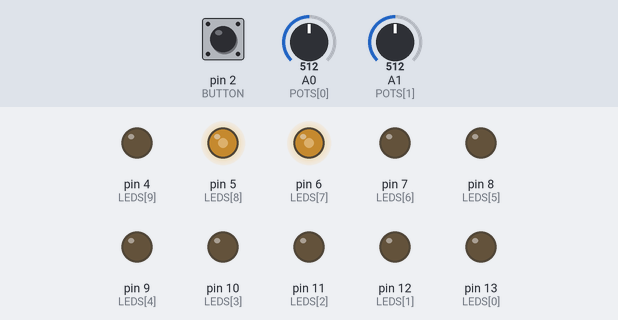
Bench run of a sketch on a simulated Arduino Uno, built with avr-gcc and run on an emulated ATmega328P. Parts: output pins drawn as LEDs (lit = HIGH). Dashed ring = blinking. The inputs (shaded band) are chosen by the test bench; at power-on: pin 2 (BUTTON) LOW, A0 (POTS[0]) = 512, A1 (POTS[1]) = 512.

Above: at 1.2 s.
1.3 s: pin 2 (BUTTON) pulled HIGH for 3.2 s
At 2.1 s:
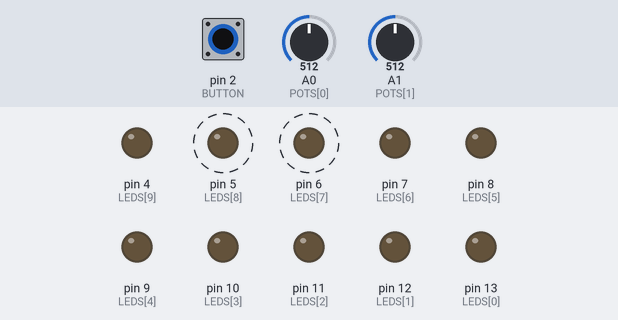
6.3 s: A0 (POTS[0]) set to 716
At 7.0 s:
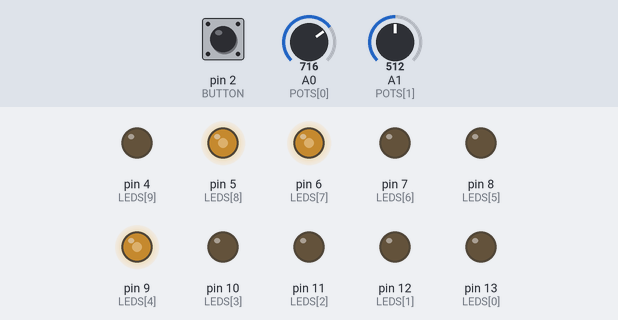
7.8 s: A1 (POTS[1]) set to 716
At 8.4 s:
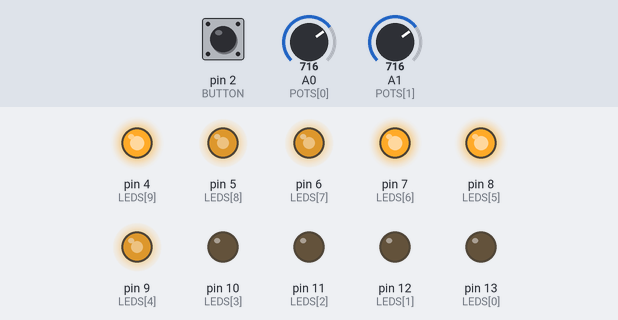
9.3 s: A0 (POTS[0]) set to 603
At 9.8 s:
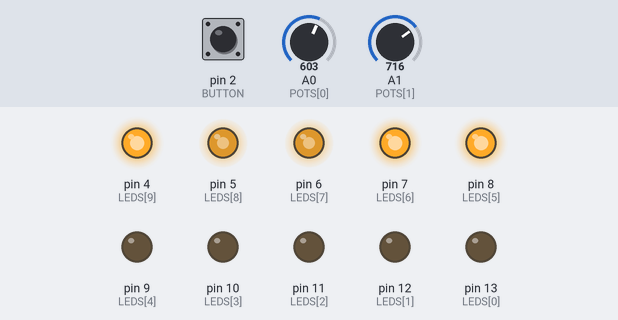
10.8 s: A1 (POTS[1]) set to 900
At 11.1 s:
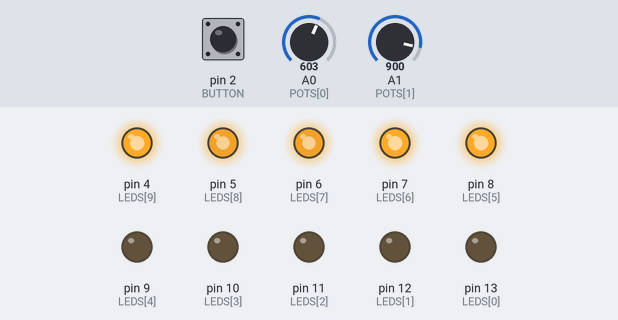
12.3 s: A0 (POTS[0]) set to 511
At 13.7 s:
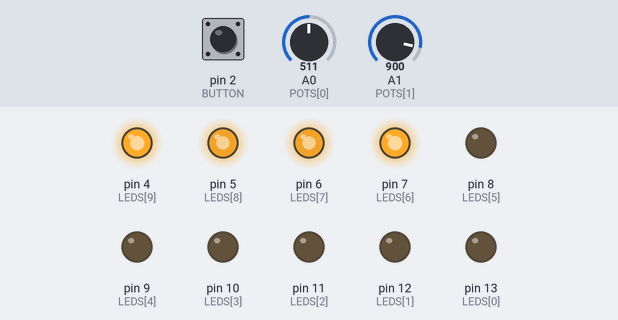
Timing chart, 0 to 14.8 s (numbered marks = the images above; inputs shaded):
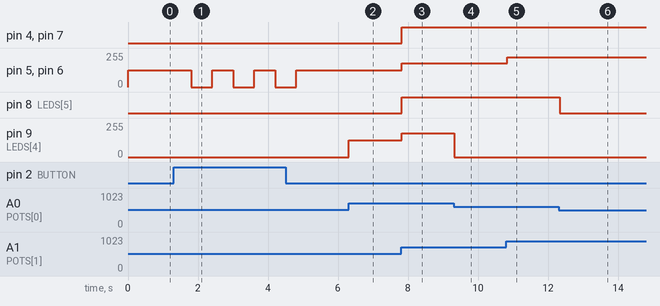

The sketch:

cascade_led_with_pot_button_and_pwm.ino
```cpp
const short LEDS[] = {13, 12, 11, 10, 9, 8, 7, 6, 5, 4};
const short POTS[] = {A0, A1};
const short PIEZO_BUZZER = 3;
const short BUTTON = 2;

void setup() {
  // engage serial communication
  Serial.begin(9600);

  // set LED pins
  for (int i = 0; i < 10; i++) {
    pinMode(LEDS[i], OUTPUT);
  }

  // set POT pins
  for (int i = 0; i < 2; i++) {
    pinMode(POTS[i], INPUT);
  }

  // set button pin
  pinMode(BUTTON, INPUT);

  // no pin to set for piezo buzzer
}

void loop() {
  static bool buttonToggle = true;

  const int potRead1 = analogRead(POTS[0]);
  const int potRead2 = analogRead(POTS[1]);
  const int buttonRead = digitalRead(BUTTON);
  const int ledBrightness = map(potRead2, 0, 1023, 0, 255);

  if (buttonRead == HIGH) {
    buttonToggle = !buttonToggle;
    delay(500);
  }

  if (buttonToggle) {
    if (potRead1 > 102.3) {
      analogWrite(LEDS[9], ledBrightness);
    } else {
      analogWrite(LEDS[9], 0);
    }

    if (potRead1 > 204.6) {
      analogWrite(LEDS[8], ledBrightness);
    } else {
      analogWrite(LEDS[8], 0);
    }

    if (potRead1 > 306.9) {
      analogWrite(LEDS[7], ledBrightness);
    } else {
      analogWrite(LEDS[7], 0);
    }

    if (potRead1 > 409.2) {
      analogWrite(LEDS[6], ledBrightness);
    } else {
      analogWrite(LEDS[6], 0);
    }

    if (potRead1 > 511.5) {
      analogWrite(LEDS[5], ledBrightness);
    } else {
      analogWrite(LEDS[5], 0);
    }

    if (potRead1 > 613.8) {
      analogWrite(LEDS[4], ledBrightness);
    } else {
      analogWrite(LEDS[4], 0);
    }

    if (potRead1 > 716.1) {
      analogWrite(LEDS[3], ledBrightness);
    } else {
      analogWrite(LEDS[3], 0);
    }

    if (potRead1 > 818.4) {
      analogWrite(LEDS[2], ledBrightness);
    } else {
      analogWrite(LEDS[2], 0);
    }

    if (potRead1 > 920.69) {
      analogWrite(LEDS[1], ledBrightness);
    } else {
      analogWrite(LEDS[1], 0);
    }

    if (potRead1 > 1020) {
      analogWrite(LEDS[0], ledBrightness);
      for (short i = 0; i < 5000; i++) {
        tone(PIEZO_BUZZER, i, 500);
      }
    } else {
      analogWrite(LEDS[0], 0);
    }
  } else {
    for (short i = 0; i < 10; i++) {
      analogWrite(LEDS[i], 0);
    }
  }

  delay(100);
}
```

Measured:
- after the input at 1.3 s, pin 5 (LEDS[8]), pin 6 (LEDS[7]): alternates 127/255 for 0.60 s and 0/255 for 0.60 s, 6 changes in all, then stays 127/255, starting after 0.51 s
- after the input at 6.3 s, pin 9 (LEDS[4]): 0/255 → 127/255 at once
- after the input at 7.8 s, pin 4 (LEDS[9]), pin 7 (LEDS[6]), pin 8 (LEDS[5]): LOW → HIGH at once; pin 5 (LEDS[8]), pin 6 (LEDS[7]), pin 9 (LEDS[4]): 127/255 → 178/255 at once
- after the input at 9.3 s, pin 9 (LEDS[4]): 178/255 → 0/255 at once
- after the input at 10.8 s, pin 5 (LEDS[8]), pin 6 (LEDS[7]): 178/255 → 224/255 at once
- after the input at 12.3 s, pin 8 (LEDS[5]): HIGH → LOW at once
